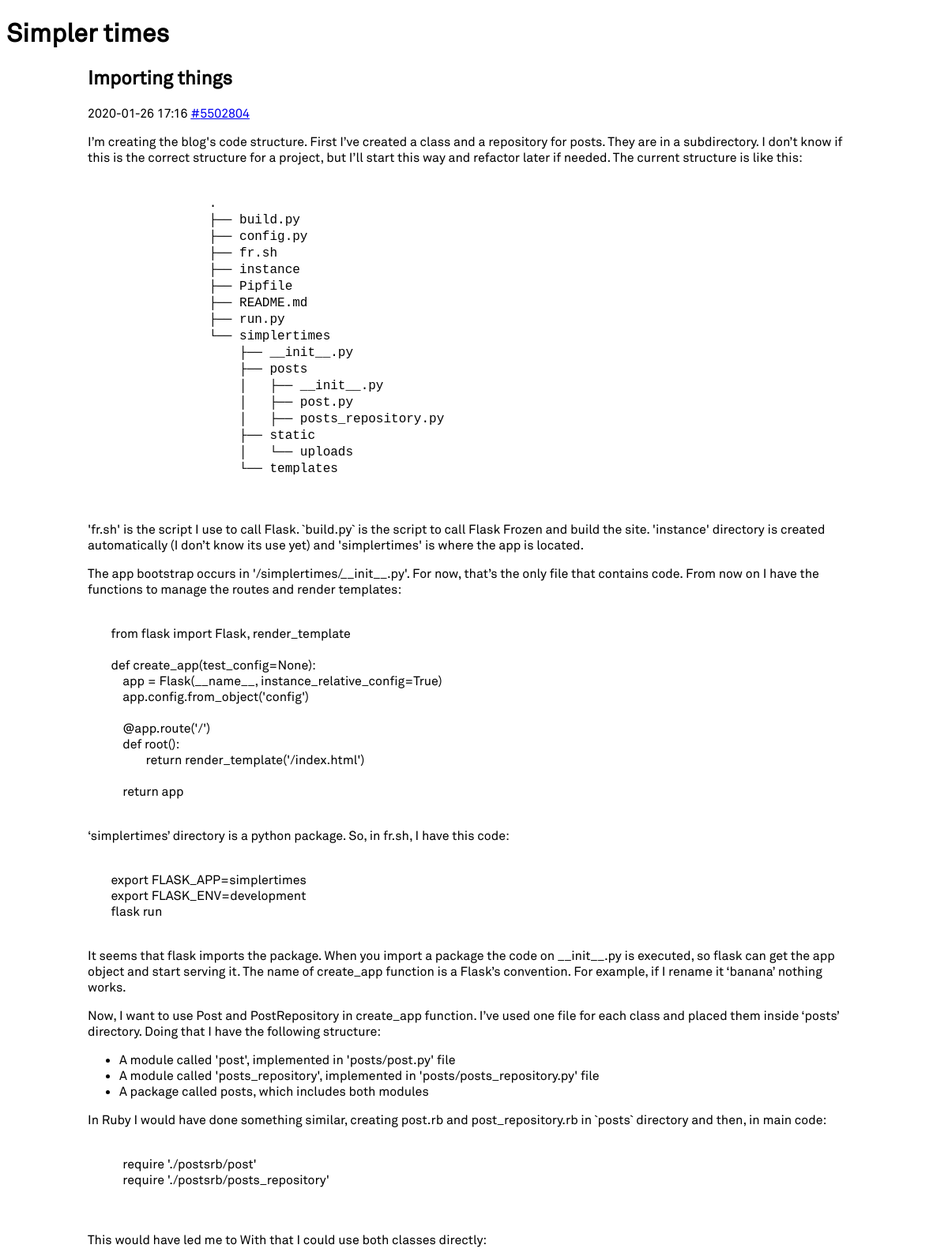
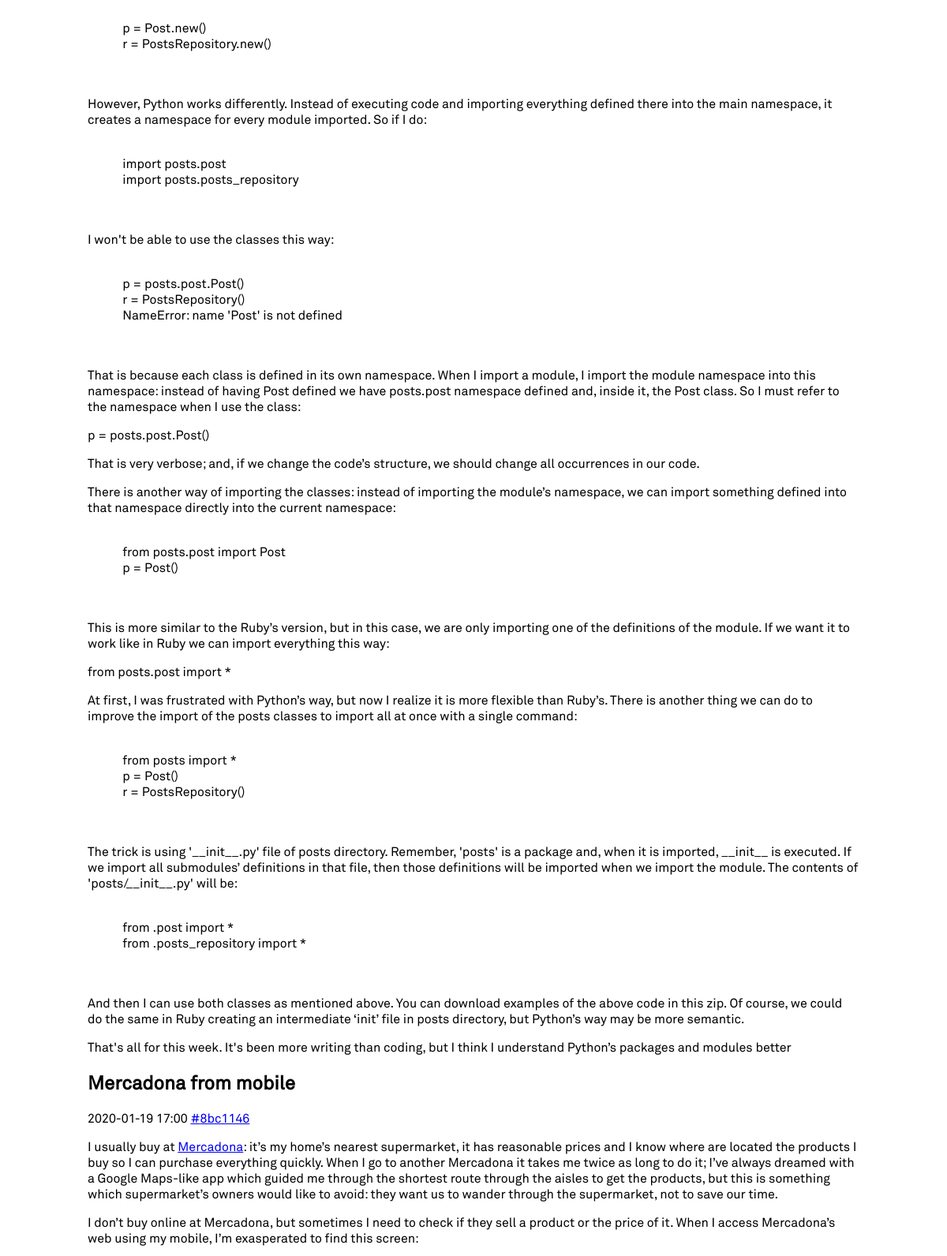
The page / (upper part) on the database its author committed (2 pictures, top to bottom).
### tables this page shows
CREATE TABLE "Posts" (
	`title`	TEXT NOT NULL,
	`creation_datetime`	TEXT NOT NULL,
	`content`	TEXT,
	`commit`	INTEGER
);

### simplertimes/__init__.py (the view)
    @app.route('/')
    def root():
        from simplertimes.posts import PostsRepository
        pr = PostsRepository(get_db())
        return render_template('/index.html', posts=pr.home_posts())

### simplertimes/__init__.py (called while the page is built)
def create_app(test_config=None):
    app = Flask(__name__, instance_relative_config=True)
    app.config.from_object('config')
    @app.after_request
    def after_request(response):
        close_db()
        return response
    @app.route('/admin/<_>')
    def admin(_=None):
        return 'pass'
    @app.route('/')
    def root():
        from simplertimes.posts import PostsRepository
        pr = PostsRepository(get_db())
        return render_template('/index.html', posts=pr.home_posts())
    return app

### simplertimes/db.py (called while the page is built)
def get_db():
    if 'db' not in g:
        g.db = SQLite3DB(current_app.config['DATABASE'])
    return g.db

### simplertimes/posts/post_factory.py (called while the page is built)
def value_of(field_names, row, field):
    try:
        return row[field_names.index(field)]
    except ValueError:
        return None

    @staticmethod
    def from_sqlite3_row(cursor, row):
        field = lambda x: value_of(field_names, row, x)
        field_names = list(map(lambda x:x[0], cursor.description))
        return Post(
            title = field('title'),
            date = field('creation_datetime'),
            content = field('content'),
            commit = field('commit'),
        )

### simplertimes/posts/posts_repository.py (called while the page is built)
    def home_posts(self):
        cursor = self.db.query(
            '''
            SELECT * FROM Posts
            ORDER BY date(Posts.creation_datetime) desc
            '''
            ,factory = PostFactory.from_sqlite3_row)
        return cursor

### simplertimes/sqlite3db.py (called while the page is built)
    def db(self):
        if not self._db:
            self._db = sqlite3.connect(
                self.db_path,
                detect_types=sqlite3.PARSE_DECLTYPES
            )
            self._db.row_factory = sqlite3.Row
        return self._db

    def close(self):
        if self._db is not None:
            self._db.close()

    def query(self, query, args=(), one=False, factory=sqlite3.Row):
        self.db().row_factory = factory
        cur = self.db().execute(query, args)
        if one:
            rv = c.fetchone()
            row = rv[0] if rv else None
        else:
            rv = cur.fetchall()
        cur.close()
        return row if one else rv

### simplertimes/templates/index.html
{% extends "base.html" %}
{% block content %}
<main>
{% for post in posts %}
    {% include "post.html" %}
{% endfor %}
</main>
{% endblock %}

### simplertimes/templates/base.html (shortened to what this page needs)
<!DOCTYPE html>
<html lang="en">
<head>
    <link rel="stylesheet" href="{{ url_for('static', filename='style.css') }}">
    <link rel="stylesheet"
      href="//cdn.jsdelivr.net/gh/highlightjs/cdn-release@9.17.1/build/styles/default.min.css">
</head>
<body>
<header><h1>Simpler times</h1></header>
{% block content %}
{% endblock %}
</body>

### simplertimes/templates/post.html
{% from '_helpers.html' import commit_url %}
<article>
    <h1>{{ post.title }}</h1>
    <p class="post_datetime">
        {{ post.date }}
        {{ commit_url(post.commit) }}
    </p>
    {{ post.content | safe }}
</article>

### simplertimes/templates/_helpers.html
{% macro commit_url(commit) %}
    {% if commit %}
        <a href='{{ config.REPOSITORY }}/tree/{{ commit }}'>#{{ commit }}</a>
    {% endif %}
{% endmacro %}

### simplertimes/static/style.css (style rules this page uses)
* { font-family: 'Akkurat', Arial, sans-serif; }
main { max-width: 978px; margin: 0 auto; }

### rows shown on the page
Posts: title "Importing things", date "2020-01-26 17:16", commit "5502804", content "I’m creating the blog's code structure. First I’ve created a class and a repository for posts. They are in a subdirectory. I don’t know if this is the correct structure for a project, but I’ll start this way and refactor later if needed. The current structure is like this: . ├── build.py ├── config.py ├── fr.sh ├── instance ├── Pipfile ├── README.md ├── run.py └── simplertimes ├── __init__.py ├── posts │ ├── __init__.py │ ├── post.py │ ├── posts_repository.py ├── static │ └── uploads └── templates 'fr.sh' is the script I use to call Flask. `build.py` is the script to call Flask Frozen and build the site. 'instance' directory is created automatically (I don’t know its use yet) and…"
Posts: title "Mercadona from mobile", date "2020-01-19 17:00", commit "8bc1146", content "I usually buy at Mercadona : it’s my home’s nearest supermarket, it has reasonable prices and I know where are located the products I buy so I can purchase everything quickly. When I go to another Mercadona it takes me twice as long to do it; I’ve always dreamed with a Google Maps-like app which guided me through the shortest route through the aisles to get the products, but this is something which supermarket’s owners would like to avoid: they want us to wander through the supermarket, not to save our time. I don’t buy online at Mercadona, but sometimes I need to check if they sell a product or the price of it. When I access Mercadona’s web using my mobile, I’m exasperated to find this…"
